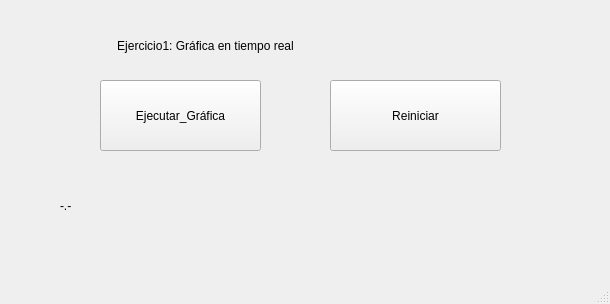
<?xml version="1.0" encoding="UTF-8"?>
<ui version="4.0">
 <class>VentanaPrincipal</class>
 <widget class="QMainWindow" name="VentanaPrincipal">
  <property name="geometry">
   <rect>
    <x>0</x>
    <y>0</y>
    <width>610</width>
    <height>304</height>
   </rect>
  </property>
  <property name="windowTitle">
   <string>Ejercicio1_JoseAlejandroCubillos</string>
  </property>
  <widget class="QWidget" name="centralwidget">
   <widget class="QPushButton" name="BotonEjecutar">
    <property name="geometry">
     <rect>
      <x>100</x>
      <y>80</y>
      <width>161</width>
      <height>71</height>
     </rect>
    </property>
    <property name="text">
     <string>Ejecutar_Gráfica</string>
    </property>
   </widget>
   <widget class="QPushButton" name="BotonReiniciar">
    <property name="geometry">
     <rect>
      <x>330</x>
      <y>80</y>
      <width>171</width>
      <height>71</height>
     </rect>
    </property>
    <property name="text">
     <string>Reiniciar</string>
    </property>
   </widget>
   <widget class="QLabel" name="label">
    <property name="geometry">
     <rect>
      <x>70</x>
      <y>20</y>
      <width>271</width>
      <height>51</height>
     </rect>
    </property>
    <property name="text">
     <string>Ejercicio1: Gráfica en tiempo real</string>
    </property>
    <property name="alignment">
     <set>Qt::AlignCenter</set>
    </property>
   </widget>
   <widget class="QLabel" name="label_2">
    <property name="geometry">
     <rect>
      <x>60</x>
      <y>190</y>
      <width>441</width>
      <height>31</height>
     </rect>
    </property>
    <property name="text">
     <string>-.-</string>
    </property>
   </widget>
  </widget>
  <widget class="QStatusBar" name="statusbar"/>
 </widget>
 <resources/>
 <connections/>
</ui>
